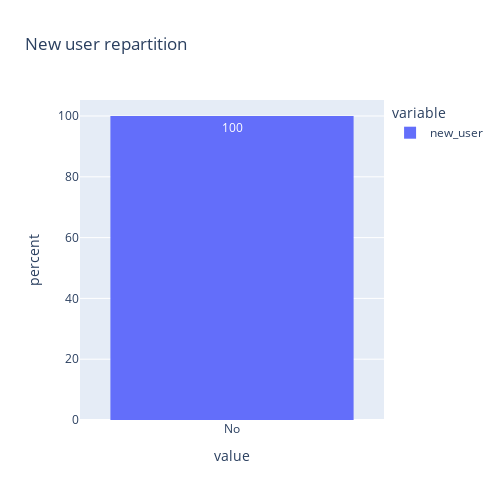

The cell this chart's notebook holds for it:
### Code cell
fig3 = px.histogram(data_converted["new_user"], 
            title="New user repartition", 
            histnorm= 'percent',
            text_auto=True, 
            nbins=10)

fig3.update_layout(autosize=True, 
                    width=500,
                    height=500
                    )
fig3.show()

### Figure 1 — Plotly figure (JSON) as saved in the notebook; plotly's stock layout.template omitted (floating-point values rounded to 4 significant figures; data arrays with more than 128 entries replaced by an {"elided": "..."} marker saying what was removed)
{"data": [{"alignmentgroup": "True", "bingroup": "x", "histnorm": "percent", "hovertemplate": "variable=new_user<br>value=%{x}<br>percent=%{y}<extra></extra>", "legendgroup": "new_user", "marker": {"color": "#636efa", "pattern": {"shape": ""}}, "name": "new_user", "nbinsx": 10, "offsetgroup": "new_user", "orientation": "v", "showlegend": true, "texttemplate": "%{value}", "type": "histogram", "x": {"elided": "666 str values"}, "xaxis": "x", "yaxis": "y"}], "layout": {"autosize": true, "barmode": "relative", "height": 500, "legend": {"title": {"text": "variable"}, "tracegroupgap": 0}, "title": {"text": "New user repartition"}, "width": 500, "xaxis": {"anchor": "y", "domain": [0, 1], "title": {"text": "value"}}, "yaxis": {"anchor": "x", "domain": [0, 1], "title": {"text": "percent"}}}}
